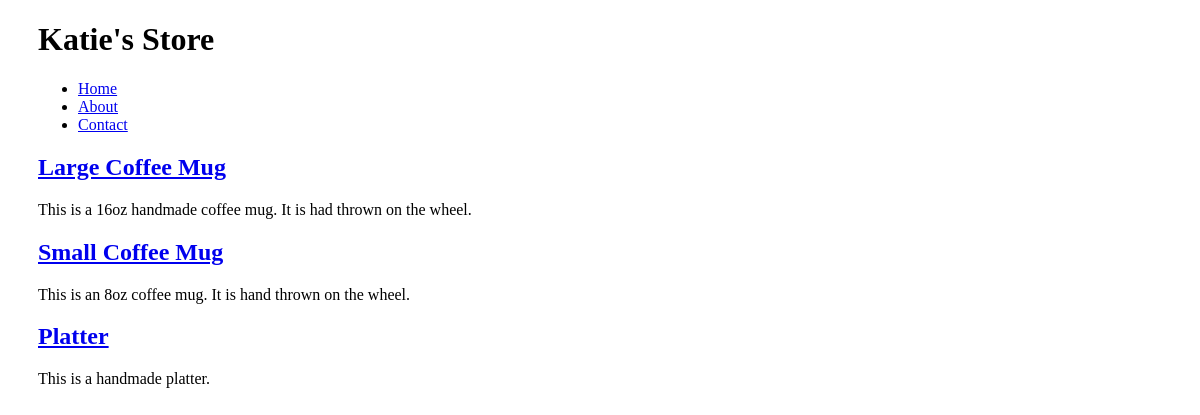
The page / on the database its author committed.
### collection/models.py (models this page shows)
class Item(models.Model):
    name = models.CharField(max_length=255)
    description = models.TextField()
    slug = models.SlugField(unique=True)

### collection/views.py (the view)
# urls.py: url(r'^$', views.index, name='home'),
def index(request):
    item = Item.objects.all()
    return render(request, 'index.html', {'items': item,})

### collection/templates/index.html (shortened to what this page needs)
{% extends 'base.html' %}
{% load humanize %}
{% block content %}
  {% for item in items %}
  <h2><a href = "{% url 'item_detail' slug=item.slug %}">
    {{ item.name }}
  </a></h2>
  <p>{{ item.description }}</p>
  {% endfor %}
{% endblock content %}

### collection/static/css/style.css (style rules this page uses)
body { padding-left: 30px; }
h1, h2, h3, h4 { font-family: 'Lobster', cursive; }

### rows shown on the page
Item: name "Large Coffee Mug", description "This is a 16oz handmade coffee mug. It is had thrown on the wheel."
Item: name "Small Coffee Mug", description "This is an 8oz coffee mug. It is hand thrown on the wheel."
Item: name "Platter", description "This is a handmade platter."
